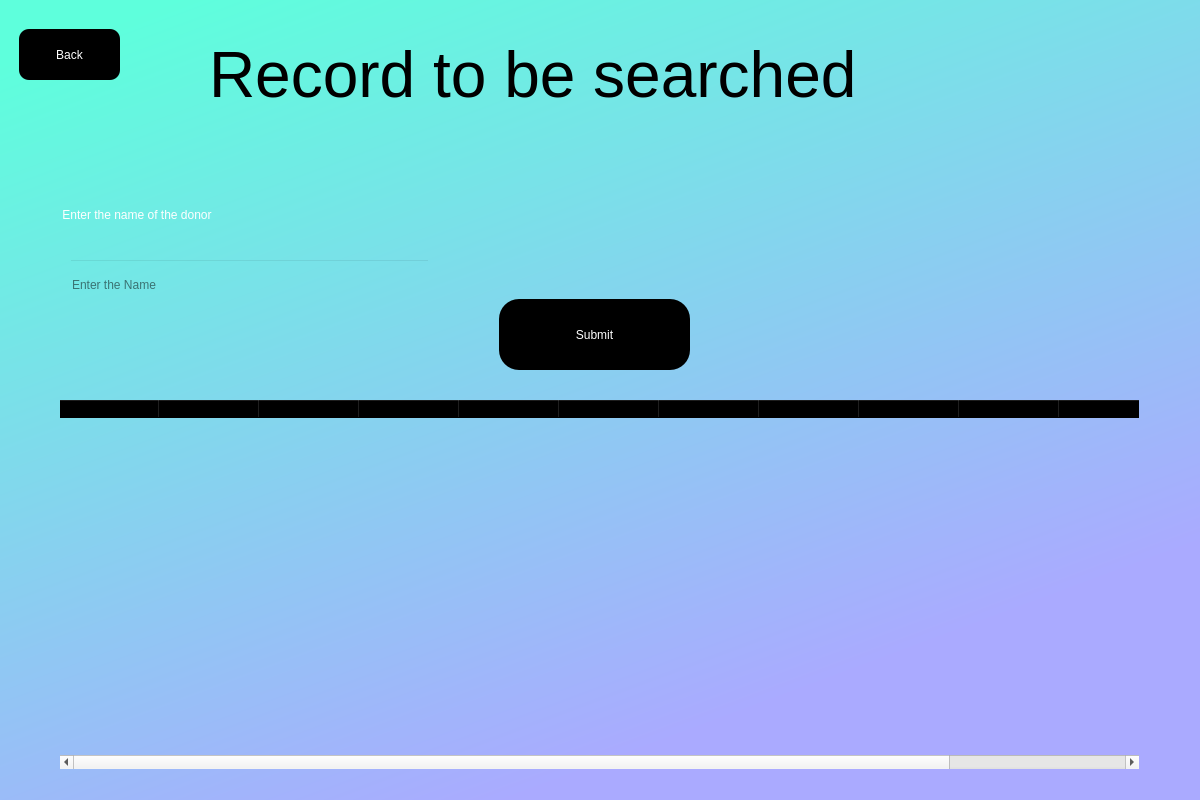
<?xml version="1.0" encoding="UTF-8"?>
<ui version="4.0">
 <class>Dialog</class>
 <widget class="QDialog" name="Dialog">
  <property name="geometry">
   <rect>
    <x>0</x>
    <y>0</y>
    <width>1200</width>
    <height>800</height>
   </rect>
  </property>
  <property name="windowTitle">
   <string>Dialog</string>
  </property>
  <widget class="QWidget" name="widget" native="true">
   <property name="geometry">
    <rect>
     <x>-1</x>
     <y>-1</y>
     <width>1201</width>
     <height>801</height>
    </rect>
   </property>
   <property name="styleSheet">
    <string notr="true">QWidget#widget{

background-color:qlineargradient(spread:pad, x1:0.031, y1:0.0629545, x2:0.526316, y2:0.943, stop:0 rgba(94, 255, 220, 255), stop:1 rgba(170, 170, 255, 255))}</string>
   </property>
   <widget class="QPushButton" name="submit">
    <property name="geometry">
     <rect>
      <x>500</x>
      <y>300</y>
      <width>191</width>
      <height>71</height>
     </rect>
    </property>
    <property name="styleSheet">
     <string notr="true">border-radius:20px;
font: 26pt &quot;Georgia&quot;;
background-color: rgb(0, 0, 0);

color: rgb(255, 255, 255);</string>
    </property>
    <property name="text">
     <string>Submit</string>
    </property>
   </widget>
   <widget class="QLabel" name="label">
    <property name="geometry">
     <rect>
      <x>210</x>
      <y>40</y>
      <width>811</width>
      <height>101</height>
     </rect>
    </property>
    <property name="styleSheet">
     <string notr="true">font: 26pt &quot;Myanmar Texc&quot;;
color:rgb(0, 0, 0)</string>
    </property>
    <property name="text">
     <string>&lt;html&gt;&lt;head/&gt;&lt;body&gt;&lt;p&gt;&lt;span style=&quot; font-size:48pt;&quot;&gt;Record to be searched&lt;/span&gt;&lt;/p&gt;&lt;p&gt;&lt;span style=&quot; font-size:48pt;&quot;/&gt;&lt;/p&gt;&lt;/body&gt;&lt;/html&gt;</string>
    </property>
   </widget>
   <widget class="QLineEdit" name="namefield">
    <property name="geometry">
     <rect>
      <x>70</x>
      <y>260</y>
      <width>361</width>
      <height>51</height>
     </rect>
    </property>
    <property name="styleSheet">
     <string notr="true">font: 16pt &quot;Myanmar Text&quot;;
background-color: rgba(0,0,0,0)
</string>
    </property>
    <property name="text">
     <string/>
    </property>
    <property name="placeholderText">
     <string>Enter the Name </string>
    </property>
   </widget>
   <widget class="QLabel" name="label_3">
    <property name="geometry">
     <rect>
      <x>60</x>
      <y>180</y>
      <width>511</width>
      <height>71</height>
     </rect>
    </property>
    <property name="styleSheet">
     <string notr="true">color:rgb(255, 255, 255);
font: 20pt &quot;Myanmar Text&quot;;</string>
    </property>
    <property name="text">
     <string> Enter the name of the donor </string>
    </property>
   </widget>
   <widget class="QPushButton" name="back">
    <property name="geometry">
     <rect>
      <x>20</x>
      <y>30</y>
      <width>101</width>
      <height>51</height>
     </rect>
    </property>
    <property name="styleSheet">
     <string notr="true">border-radius:10px;
font: 20pt &quot;Georgia&quot;;
background-color: rgb(0, 0, 0);

color: rgb(255, 255, 255);</string>
    </property>
    <property name="text">
     <string>Back</string>
    </property>
   </widget>
   <widget class="QTableWidget" name="tableWidget">
    <property name="geometry">
     <rect>
      <x>60</x>
      <y>400</y>
      <width>1081</width>
      <height>371</height>
     </rect>
    </property>
    <property name="styleSheet">
     <string notr="true">font: 16pt &quot;Myanmar Text&quot;;
background-color: rgba(0,0,0,0);
color: rgb(0, 0, 0);</string>
    </property>
    <column>
     <property name="text">
      <string>New Column</string>
     </property>
    </column>
    <column>
     <property name="text">
      <string>New Column</string>
     </property>
    </column>
    <column>
     <property name="text">
      <string>New Column</string>
     </property>
    </column>
    <column>
     <property name="text">
      <string>New Column</string>
     </property>
    </column>
    <column>
     <property name="text">
      <string>New Column</string>
     </property>
    </column>
    <column>
     <property name="text">
      <string>New Column</string>
     </property>
    </column>
    <column>
     <property name="text">
      <string>New Column</string>
     </property>
    </column>
    <column>
     <property name="text">
      <string>New Column</string>
     </property>
    </column>
    <column>
     <property name="text">
      <string>New Column</string>
     </property>
    </column>
    <column>
     <property name="text">
      <string>New Column</string>
     </property>
    </column>
    <column>
     <property name="text">
      <string>New Column</string>
     </property>
    </column>
    <column>
     <property name="text">
      <string>New Column</string>
     </property>
    </column>
   </widget>
   <widget class="QLabel" name="error">
    <property name="geometry">
     <rect>
      <x>490</x>
      <y>260</y>
      <width>611</width>
      <height>31</height>
     </rect>
    </property>
    <property name="styleSheet">
     <string notr="true">font: 14pt &quot;Myanmar Text&quot;;
color:red;</string>
    </property>
    <property name="text">
     <string/>
    </property>
   </widget>
  </widget>
 </widget>
 <resources>
  <include location="Icon.qrc"/>
 </resources>
 <connections/>
</ui>
